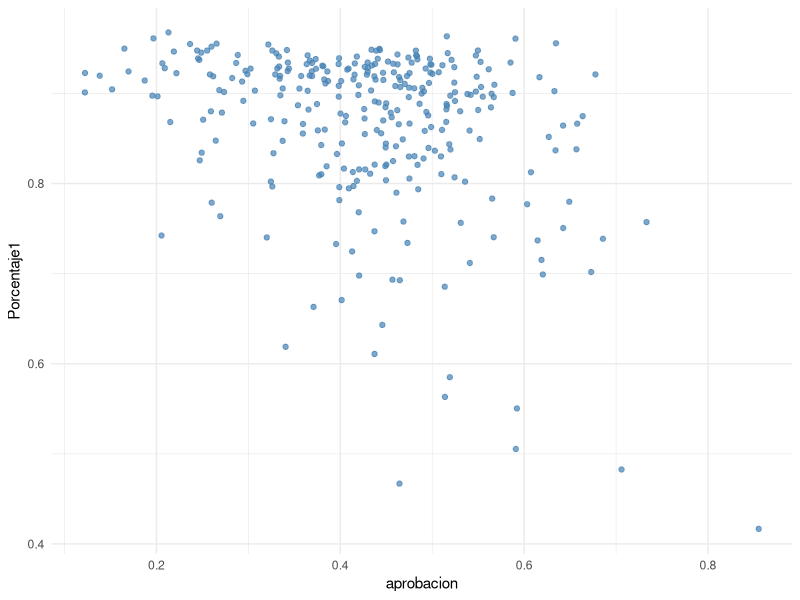
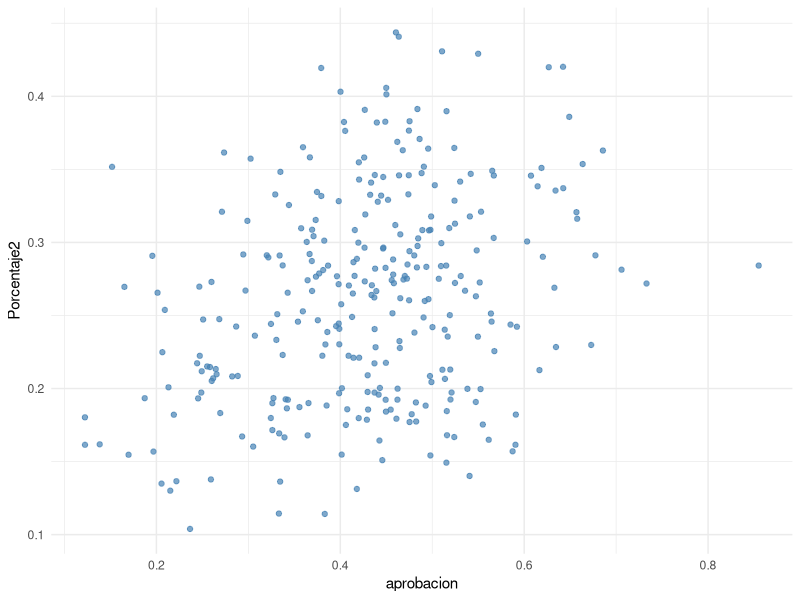
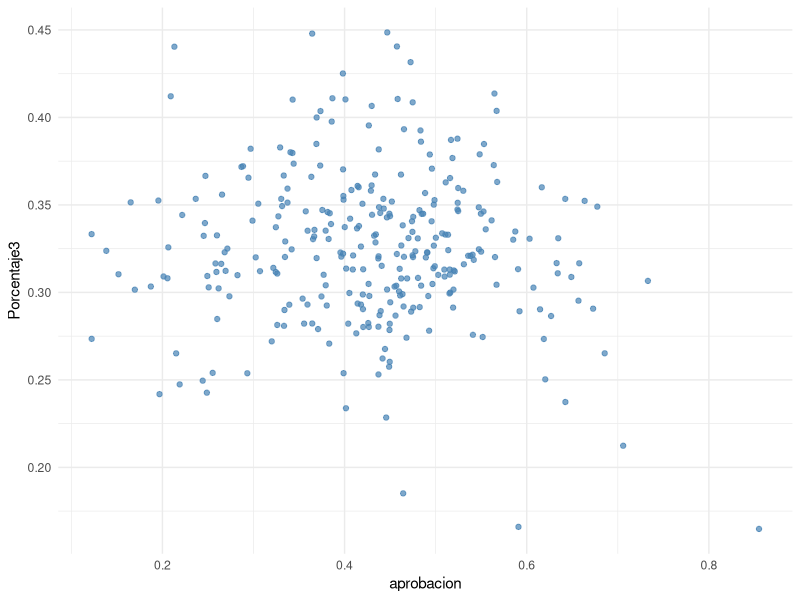
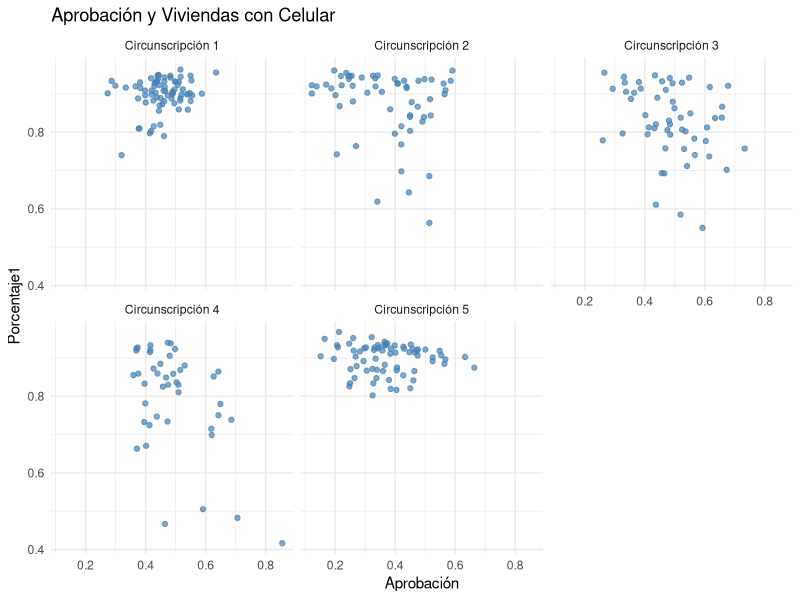
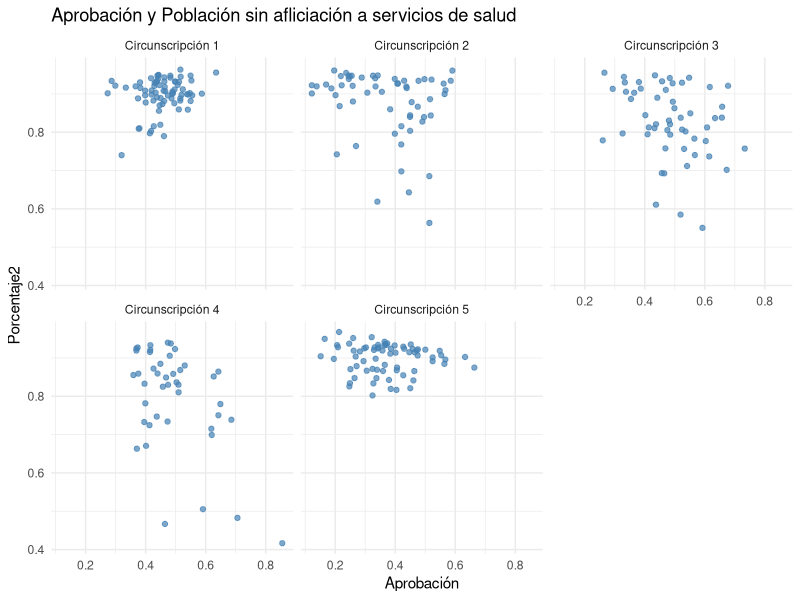
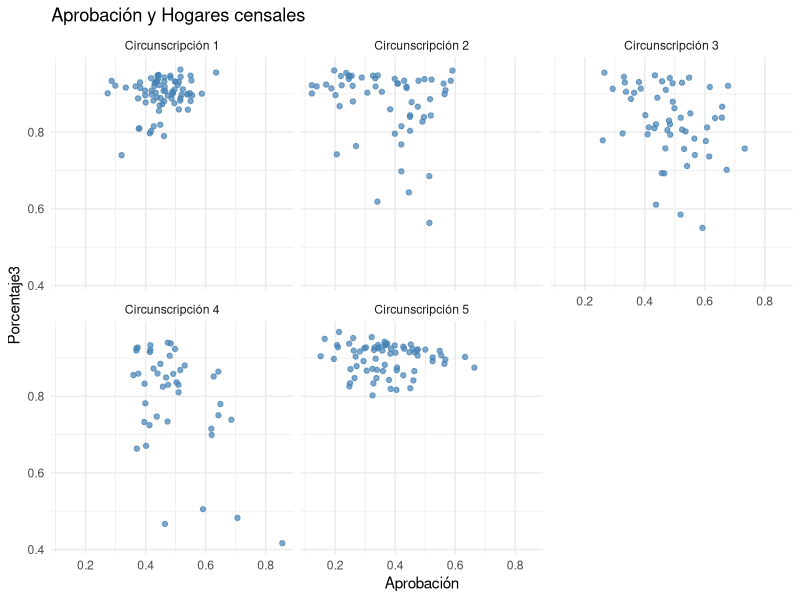

Generate these figures, in order, with R:
## ---- chunk 1
indicadores <- data.frame(read.csv("data/Indicadores.csv"))
senDistElec <- data.frame(read.csv("data/SenDistElec.csv"))
## ---- chunk 2
df <- merge(indicadores, senDistElec, by = "ID_Distrito")
## ---- chunk 3
df$aprobacion <- with(
  df,
  (PVEM.PT.MORENA + PVEM.PT + PVEM.MORENA + PVEM + PT + MORENA) / TOTAL_VOTOS_CALCULADOS
)
## ---- chunk 4
library(ggplot2)

ggplot(df, aes(aprobacion,Porcentaje1)) +
  geom_point(alpha = 0.7, color = "steelblue") +
  theme_minimal()
## ---- chunk 5
library(ggplot2)

ggplot(df, aes(aprobacion,Porcentaje2)) +
  geom_point(alpha = 0.7, color = "steelblue") +
  theme_minimal()
## ---- chunk 6
library(ggplot2)

ggplot(df, aes(aprobacion,Porcentaje3)) +
  geom_point(alpha = 0.7, color = "steelblue") +
  theme_minimal()
## ---- chunk 7
library(dplyr)

df %>%
  summarise(
    mean   = mean(aprobacion, na.rm = TRUE),
    median = median(aprobacion, na.rm = TRUE),
    sd     = sd(aprobacion, na.rm = TRUE),
    count  = n()
  )
## ---- chunk 8
library(dplyr)
library(ggplot2)

# Definir las circunscripciones por IDs
circunscripciones <- list(
  circ_1 = c(2, 3, 6, 10, 15, 18, 25, 26),        # Primera
  circ_2 = c(1, 8, 12, 19, 22, 24, 28, 32),       # Segunda
  circ_3 = c(4, 5, 20, 23, 27, 30, 31),           # Tercera
  circ_4 = c(7, 13, 17, 21, 29),                  # Cuarta
  circ_5 = c(9, 14, 11, 16)                       # Quinta
)

# Crear una columna con la circunscripción correspondiente
df <- df %>%
  mutate(Circunscripcion = case_when(
    ID_Entidad %in% circunscripciones$circ_1 ~ "Circunscripción 1",
    ID_Entidad %in% circunscripciones$circ_2 ~ "Circunscripción 2",
    ID_Entidad %in% circunscripciones$circ_3 ~ "Circunscripción 3",
    ID_Entidad %in% circunscripciones$circ_4 ~ "Circunscripción 4",
    ID_Entidad %in% circunscripciones$circ_5 ~ "Circunscripción 5",
    TRUE ~ "Otro"
  ))

# Graficar scatter plots para cada circunscripción
ggplot(df, aes(x = aprobacion, y = Porcentaje1)) +
  geom_point(alpha = 0.7, color = "steelblue") +
  facet_wrap(~ Circunscripcion) +
  labs(
    title="Aprobación y Viviendas con Celular",
    x = "Aprobación",
    y = "Porcentaje1"
  ) +
  theme_minimal()

## ---- chunk 9
ggplot(df, aes(x = aprobacion, y = Porcentaje1)) +
  geom_point(alpha = 0.7, color = "steelblue") +
  facet_wrap(~ Circunscripcion) +
  labs(
    title="Aprobación y Población sin afliciación a servicios de salud",
    x = "Aprobación",
    y = "Porcentaje2"
  ) +
  theme_minimal()
## ---- chunk 10
ggplot(df, aes(x = aprobacion, y = Porcentaje1)) +
  geom_point(alpha = 0.7, color = "steelblue") +
  facet_wrap(~ Circunscripcion) +
  labs(
    title="Aprobación y Hogares censales",
    x = "Aprobación",
    y = "Porcentaje3"
  ) +
  theme_minimal()
